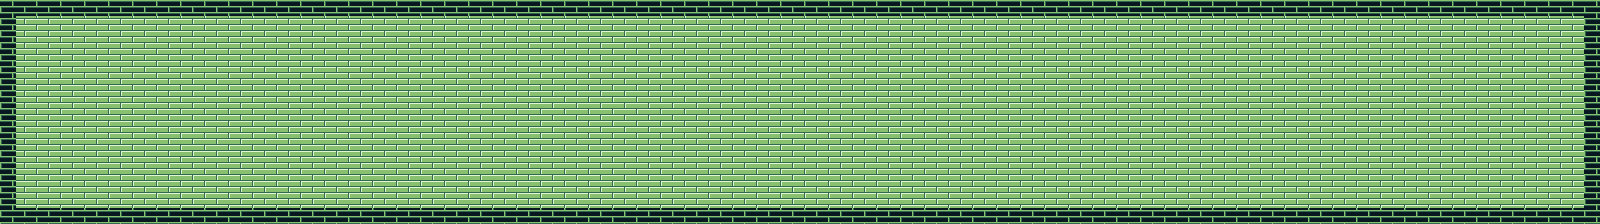

Below is a game level as drawn by its tile map, then a one-line description and the .tmx that defines it (tile-layer data replaced by summaries):
An orthogonal 100x14 tile map with 16x16 px tiles, 1 tile layer (Foreground) and 4 objects.

<map version="1.0" orientation="orthogonal" width="100" height="14" tilewidth="16" tileheight="16">
 <tileset firstgid="1" name="brix" tilewidth="16" tileheight="16">
  <image source="../bg/brick_bg.png" width="96" height="48" />
 </tileset>
 <layer name="Foreground" width="100" height="14">
  <data>[1400 cells, 1400 non-empty, 16 distinct tile ids]</data>
 </layer>
 <objectgroup name="Walls" width="100" height="14">
  <object x="0" y="16">
   <polygon points="0,0 1600,0 1600,-16 0,-16" />
  </object>
  <object x="0" y="208">
   <polygon points="0,0 0,-192 16,-192 16,0" />
  </object>
  <object x="0" y="224">
   <polygon points="0,0 1600,0 1600,-16 0,-16" />
  </object>
  <object x="1584" y="208">
   <polygon points="0,0 0,-192 16,-192 16,0" />
  </object>
 </objectgroup>
</map>